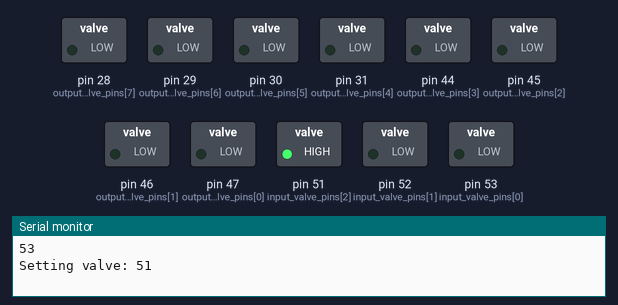
Simulated run of this sketch. Board: Arduino Mega 2560, built with avr-gcc and run on an emulated ATmega2560. Parts: switched loads named in the sketch (green lamp = pin HIGH), the last lines printed to the serial monitor.

Above: at 0.1 s.
At 4.1 s:
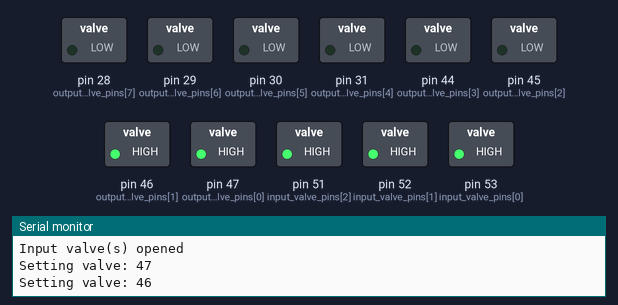
At 9.1 s:
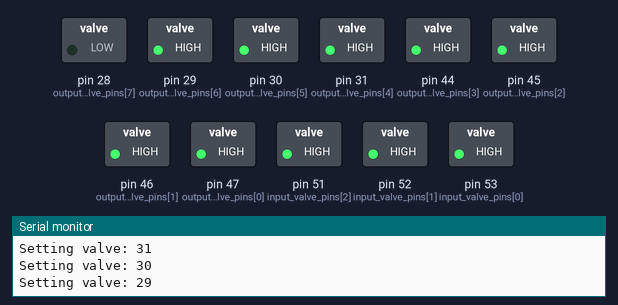
At 19.1 s:
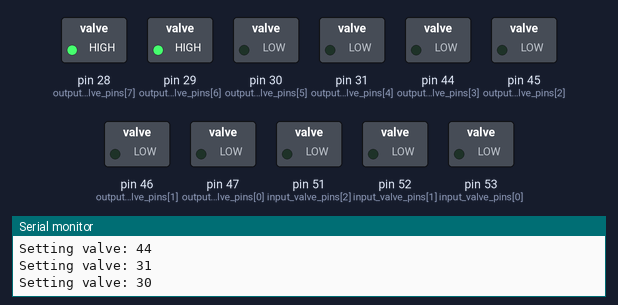
At 29.1 s:
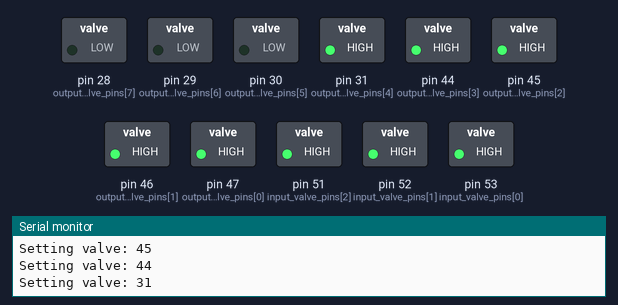
At 39.1 s:
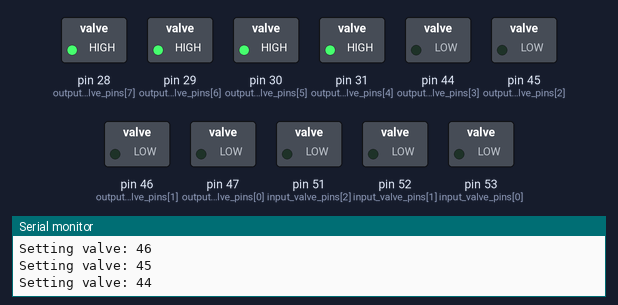
Timing chart, 0 to 40.0 s (numbered marks = the images above):
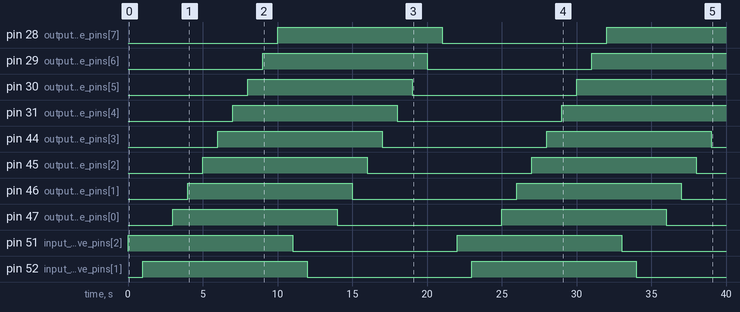

Measured:
- by itself, pin 28 (output_valve_pins[7]): LOW → HIGH at 10.0 s, → LOW 11.0 s later, → HIGH 11.0 s later
- by itself, pin 29 (output_valve_pins[6]): LOW → HIGH at 9.0 s, → LOW 11.0 s later, → HIGH 11.0 s later
- by itself, pin 30 (output_valve_pins[5]): LOW → HIGH at 8.0 s, → LOW 11.0 s later, → HIGH 11.0 s later
- by itself, pin 31 (output_valve_pins[4]): LOW → HIGH at 7.0 s, → LOW 11.0 s later, → HIGH 11.0 s later
- by itself, pin 44 (output_valve_pins[3]), pin 45 (output_valve_pins[2]), pin 46 (output_valve_pins[1]), pin 47 (output_valve_pins[0]), pin 51 (input_valve_pins[2]), pin 52 (input_valve_pins[1]), pin 53 (input_valve_pins[0]): alternates HIGH for 11.0 s and LOW for 11.0 s

The sketch:

test_valve_actuation.ino
```cpp
/*
  test_valve_actuation
  part of pneumatic control code used in the Hatton lab to pneumatically actuate devices

  Opens each input and output valve, then closes each input and output valve.

  written 2023-11-10 by Katie Allison
  last modified 2023-11-10
  original pneumatics code by Kurtis Laqua
*/
// Globals for valve states (where OPEN is HIGH because valves are NC)
#define OPEN HIGH
#define CLOSED LOW

// Globals for valve ID order
#define IN_POS 2
#define IN_NEU 1
#define IN_NEG 0

// Pin specifications (output pins, for input and output valves)
const int input_valve_pins[3] = {53,52,51};
const int output_valve_pins[8] = {47,46,45,44,31,30,29,28};

// Changeable constants: length of delay and test set
int delay_time = 1000; // in ms
const int num_input_tests = 3;
int input_valves_to_test[num_input_tests] = {IN_POS,IN_NEU,IN_NEG}; // indices for selected valves to test
const int num_output_tests = 8;
int output_valves_to_test[num_output_tests] = {0,1,2,3,4,5,6,7}; // indices for selected valves to test

void setup() {
  // set up serial output
  Serial.begin(9600);
  Serial.println();

  // set up valve pins as outputs
  Serial.println(input_valve_pins[0]);
  for (int i = 0; i < 3 ; i++) {
    pinMode(input_valve_pins[i], OUTPUT);
  }
  for (int i = 0; i < 8 ; i++) {
    pinMode(output_valve_pins[i], OUTPUT);
  }
}

void loop() {
  // open all test input valves
  set_input_valves(OPEN);
  Serial.println("Input valve(s) opened");

  // open all test output valves
  set_output_valves(OPEN);
  Serial.println("Output valve(s) opened");

  // close all test input valves
  set_input_valves(CLOSED);
  Serial.println("Input valve(s) closed");

  // open all test output valves
  set_output_valves(CLOSED);
  Serial.println("Output valve(s) closed");
}

// HELPER FUNCTIONS HERE ------------------------
void set_input_valves(int next_position){
  int valve_ind = 0;
  for (int i = 0; i < num_input_tests ; i++) {
    // Get index of next valve to set
    valve_ind = input_valves_to_test[i];
    Serial.print("Setting valve: ");
    Serial.println(input_valve_pins[valve_ind]);

    // Set valve and wait
    digitalWrite(input_valve_pins[valve_ind], next_position);
    delay(delay_time);
  }
}
void set_output_valves(int next_position){
  int valve_ind = 0;
  for (int i = 0; i < num_output_tests ; i++) {
    // Get index of next valve to set
    valve_ind = output_valves_to_test[i];
    Serial.print("Setting valve: ");
    Serial.println(output_valve_pins[valve_ind]);

    // Set valve and wait
    digitalWrite(output_valve_pins[valve_ind], next_position);
    delay(delay_time);
  }
}
```
